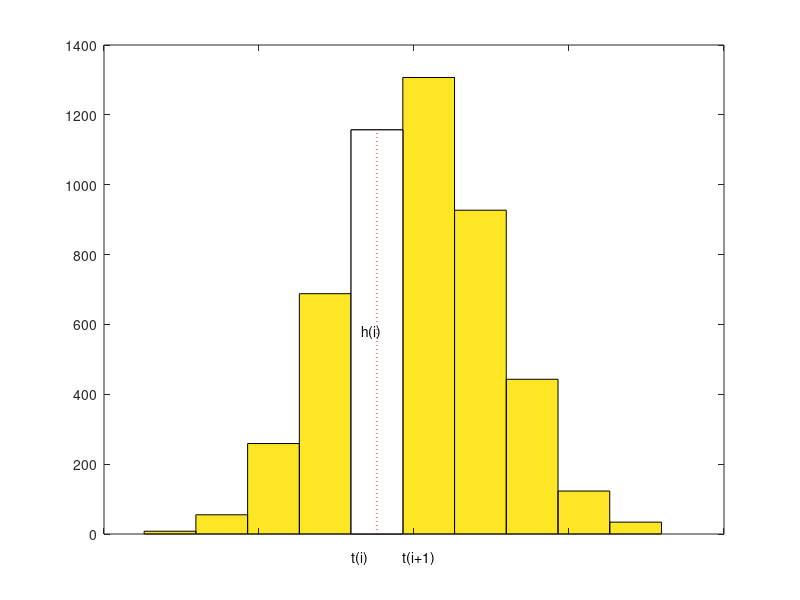

This figure's MATLAB source: (Note: this script raises an error after producing the figure.)
%% Smoothing a Histogram

% Copyright 1987-2008 The MathWorks, Inc.
% $Revision: 1.1.6.1 $  $Date: 2010/02/08 22:30:36 $

%%
% Here is a histogram of some random values that might represent data that
% were collected on some measurement.
y = randn(1,5001);
hist(y);
%%
% We would like to derive from this histogram a smoother approximation to the
% underlying distribution. We do this by constructing a spline function |f|
% whose average value over each bar interval equals the height of that bar.

%%
% If |h| is the height of one of these bars, and its left and right edges
% are at |L| and |R|, then we want the spline |f| to satisfy
%
%    integral {f(x) : L < x < R}/(R - L) = h,
%
% or, with |F| the indefinite integral of |f|, i.e., |DF = f|,
%
%    F(R) - F(L)  =  h*(R - L).
[heights,centers] = hist(y);
hold on
set(gca,'XTickLabel',[])
n = length(centers);
w = centers(2)-centers(1);
t = linspace(centers(1)-w/2,centers(end)+w/2,n+1);
p = fix(n/2);
fill(t([p p p+1 p+1]),[0 heights([p p]),0],'w')
plot(centers([p p]),[0 heights(p)],'r:')
h = text(centers(p)-.2,heights(p)/2,'   h');
dep = -70;tL = text(t(p),dep,'L');
tR = text(t(p+1),dep,'R');
hold off

%%
% So, with |n| the number of bars, |t(i)| the left edge of the |i|-th bar,
% |dt(i)| its width, and |h(i)| its height, we want
%
%    F(t(i+1)) - F(t(i)) = h(i) * dt(i), for i = 1:n,
%
% or, setting arbitrarily |F(t(1))| = 0,
%
%    F(t(i)) = sum {h(j)*dt(j) : j=1:i-1}, for i = 1:n+1.
dt = diff(t);
Fvals = cumsum([0,heights.*dt]);
%%
% Add to this the two end conditions |DF(t(1)) = 0 = DF(t(n+1))|, and we have
% all the data we need to get |F| as a complete cubic spline interpolant.
F = spline(t, [0, Fvals, 0]);
%%
% The two extra zero values in the second argument indicate the zero endslope
% conditions.
%
% Finally, the derivative, |f = DF|, of the spline |F| is the smoothed version
% of the histogram.
DF = fnder(F);  % computes its first derivative
set(h,'String','h(i)')
set(tL,'String','t(i)')
set(tR,'String','t(i+1)')
hold on
fnplt(DF, 'r', 2)
hold off
ylims = ylim; ylim([0,ylims(2)]);


displayEndOfDemoMessage(mfilename)
